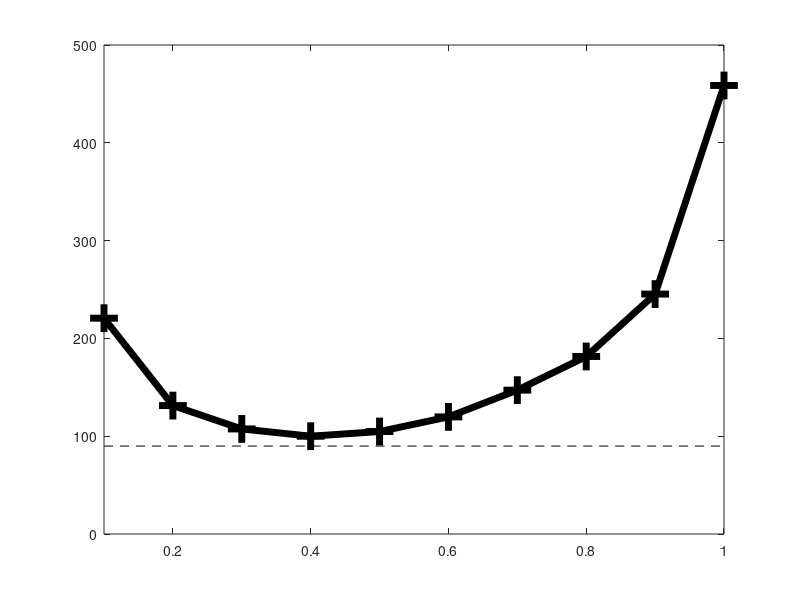
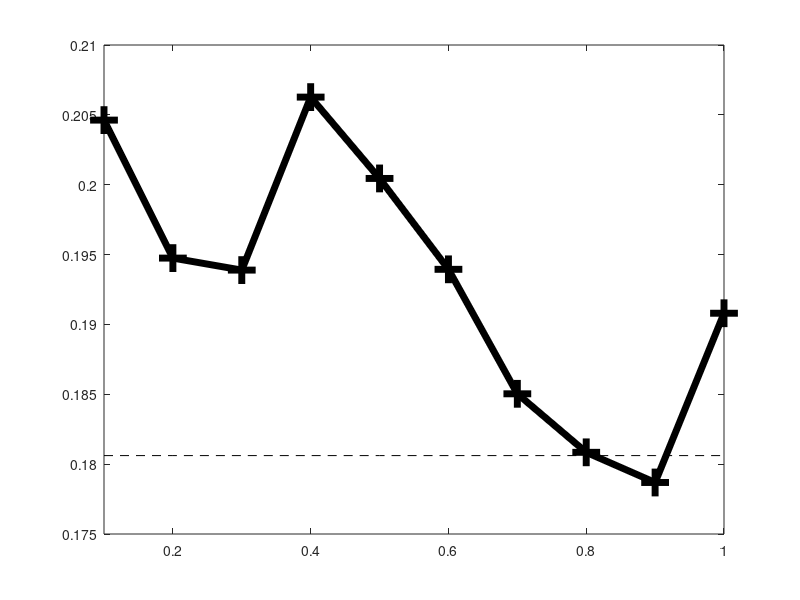
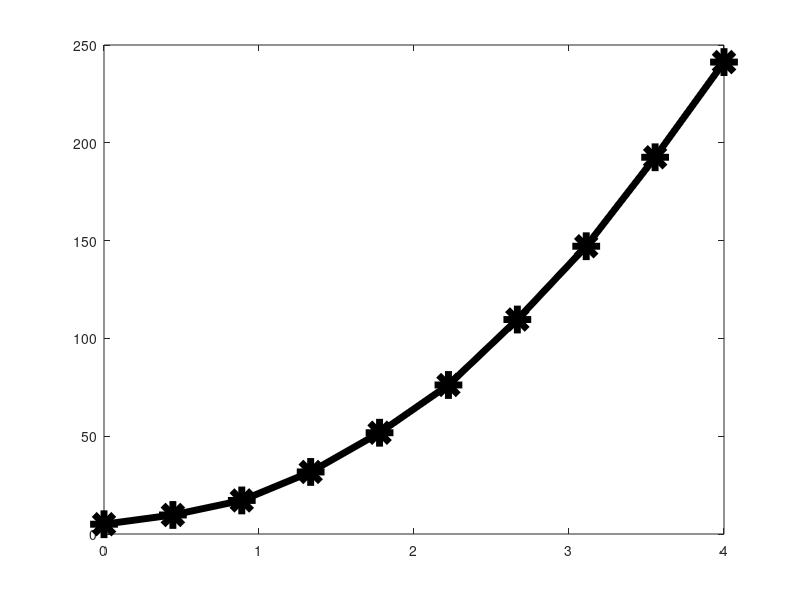
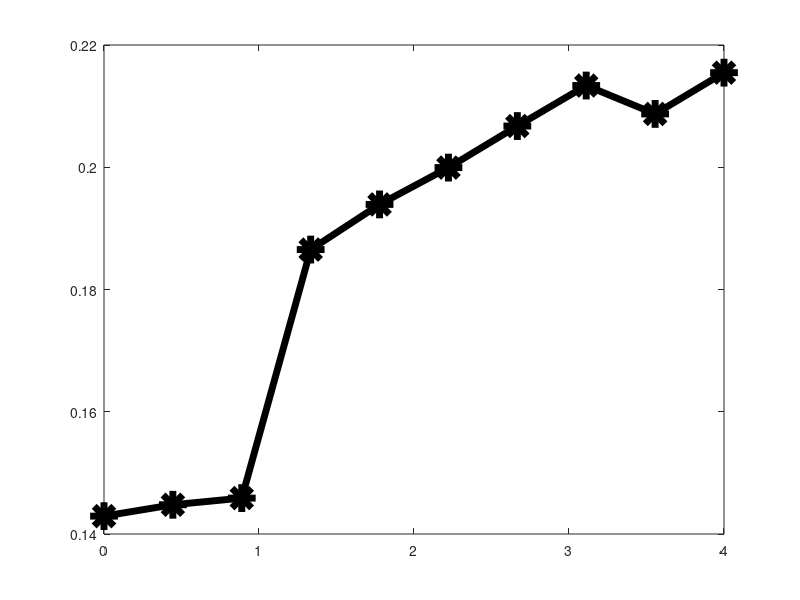

The MATLAB source for these figures, in order:
% Figure_1_Generate.m
% Generates Figure 1 from Barendregt et al., 2022.
clear
% Load sampled performance metrics to compare adaptive inference to
% fixed-period inference.
load('tsu_adapt_sampled_rate_data.mat')
load('tsu_periodic_sampled_rate_data.mat')
% Plot average convergence time comparison (Fig. 1B):
figure
plot(sample_period,ones(1,length(sample_period))*mean(N_samples_adapt),'k--')
hold on
plot(sample_period,mean(N_samples_periodic,2),'k-+','linewidth',5,'markersize',20)
xlim([min(sample_period),max(sample_period)])
% Plot average MSE comparison (Fig. 1C):
figure
plot(sample_period,ones(1,length(sample_period))*mean(MSE_adapt),'k--')
hold on
plot(sample_period,mean(MSE_periodic,2),'k-+','linewidth',5,'markersize',20)
xlim([min(sample_period),max(sample_period)])
% Load adaptive inference performance metrics for fixed true transition
% rates:
load('tsu_adapt_fixed_rate_data.mat');
% Plot average convergence time (Fig. 1D):
figure
plot(h0_true,mean(N_samples_adapt,2),'k-*','linewidth',5,'markersize',20)
xlim([min(h0_true),max(h0_true)])
% Plot average MSE (Fig. 1E):
figure
plot(h0_true,mean(MSE_adapt,2),'k-*','linewidth',5,'markersize',20)
xlim([min(h0_true),max(h0_true)])